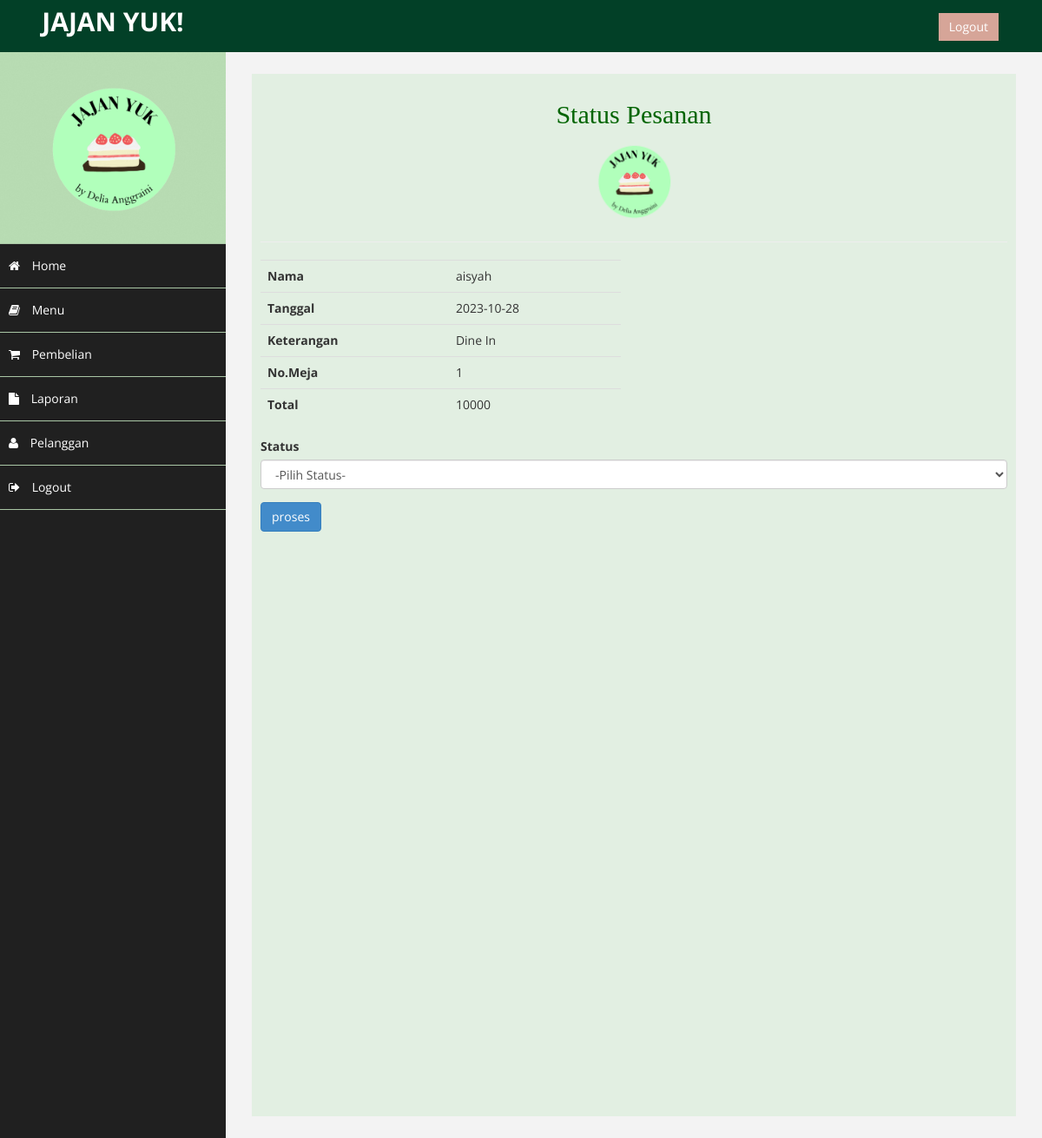
/jajanyuk/admin/index.php?halaman=pembayaran&id=1 (signed in), run on the app's committed database.
### tables this page shows
CREATE TABLE `data_pembayaran` (
  `id_pesanan` int(11) NOT NULL,
  `keterangan` varchar(100) NOT NULL,
  `no_meja` int(2) NOT NULL,
  `tanggal` date NOT NULL,
  `note` text NOT NULL,
  `id_customer` int(5) NOT NULL,
  `jumlah_menu` int(10) NOT NULL,
  `total_harga` int(100) NOT NULL,
  `status_pesanan` varchar(100) NOT NULL
);

CREATE TABLE `data_customer` (
  `id_customer` int(11) NOT NULL,
  `nama_cust` varchar(100) NOT NULL,
  `email_cust` varchar(100) NOT NULL,
  `password_cust` varchar(6) NOT NULL,
  `no_telp` varchar(20) NOT NULL
);

### jajanyuk/admin/pembayaran.php (the view, shortened to what this page needs)
<h2><center>Status Pesanan</center></h2>
<center><img src="foto/logoo 2.png" alt="" class="img-responsive" height="100" width="100"/></center>
<hr color="black">
<link rel="stylesheet"  href="css/style.css"  type="text/css">
<?php
$id_pembelian = $_GET['id'];
$ambil = $koneksi->query("SELECT * FROM data_pembayaran JOIN data_customer ON data_pembayaran.id_customer=data_customer.id_customer WHERE data_pembayaran.id_pesanan = '$id_pembelian'");
$detail = $ambil->fetch_assoc();
?>
<div class="row">
	<div class="col-md-6">
		<table class="table">
			<tr>
				<th>Nama</th>
				<td><?php echo $detail['nama_cust']?></td>
			</tr>
			<tr>
				<th>Tanggal</th>
				<td><?php echo $detail['tanggal']?></td>
			</tr>
			<tr>
				<th>Keterangan</th>
				<td><?php echo $detail['keterangan']?></td>
			</tr>
			<tr>
				<th>No.Meja</th>
				<td><?php echo $detail['no_meja']?></td>
			</tr>
			<tr>
				<th>Total</th>
				<td><?php echo $detail['total_harga']?></td>
			</tr>
		</table>
	</div>
</div>
<form method="post">
	<div class="form-group">
		<label>Status</label>
		<select class="form-control" name="status">
			<option value="">-Pilih Status-</option>
		</select>
	</div>
	<button class="btn btn-primary" name="proses">proses</button>
</form>

### jajanyuk/admin/css/style.css (style rules this page uses)
h2 { text-decoration: bold; font-family: "georgia", times, serif; color: #006400; }

### jajanyuk/admin/assets/css/custom.css (style rules this page uses)
body { font-family: 'Open Sans', sans-serif; }
h2 { color: #f00; }

### data on the page
data_pembayaran: id_customer.nama_cust "aisyah", tanggal "2023-10-28", keterangan "Dine In", no_meja "1", total_harga "10000"
